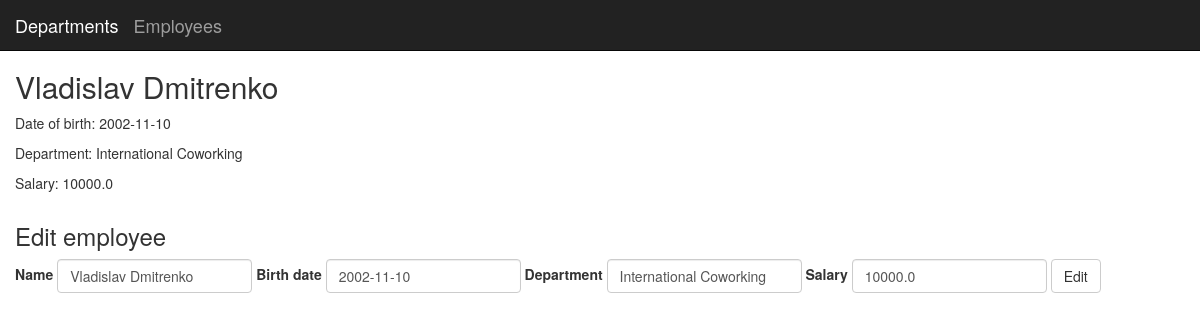
/employee/3, run on the app's committed database.
### application/models/models.py (models this page shows, shortened)
class Employee(db.Model):
    id = db.Column(db.Integer, primary_key=True)
    name = db.Column(db.String(90), nullable=False)
    birth_date = db.Column(db.Date, nullable=False)
    department = db.Column(db.String(50), nullable=False)
    salary = db.Column(db.Float, nullable=False)

### application/views/views_employees.py (the view)
@app.route("/employee/<id_>")
def employee(id_):
    emp = Employee.query.get(id_)
    form = EditEmployeeForm()
    if not emp:
        abort(404)
    return render_template("employee.html", employee=emp, form=form)

### application/forms/forms.py
class EditEmployeeForm(FlaskForm):
    name = StringField("Name", validators=[DataRequired()])
    birth_date = StringField("Birth date", validators=[DataRequired()])
    department = StringField("Department", validators=[DataRequired()])
    salary = FloatField("Salary", validators=[DataRequired()])
    edit = SubmitField("Edit")

### application/templates/employee.html (shortened to what this page needs)
{% extends "base.html" %}
{% block content %}
<div class="container">
<h2>{{employee.name}}</h2>
<p>Date of birth: {{employee.birth_date}}</p>
<p>Department: {{employee.department}}</p>
<p>Salary: {{employee.salary}}</p>
</div>
<div class="container">
  <h3>Edit employee</h3>
  <form method="POST" class="form-inline">
    <div class="form-group">
      {{ form.name.label }}
      {{ form.name(class="form-control", placeholder="Enter name", value=employee.name)}}
    </div>
    <div class="form-group">
      {{ form.birth_date.label }}
      {{ form.birth_date(class="form-control", placeholder="Enter birth date", value=employee.birth_date)}}
    </div>
    <div class="form-group">
      {{ form.department.label }}
      {{ form.department(class="form-control", placeholder="Enter department name", value=employee.department)}}
    </div>
    <div class="form-group">
      {{ form.salary.label }}
      {{ form.salary(class="form-control", placeholder="Enter salary", value=employee.salary)}}
    </div>
    {{ form.edit(class="btn btn-default")}}
  </form>
</div>
{% endblock %}

### data on the page
Employee: name "Vladislav Dmitrenko", birth_date "2002-11-10", department "International Coworking", salary "10000.0"
